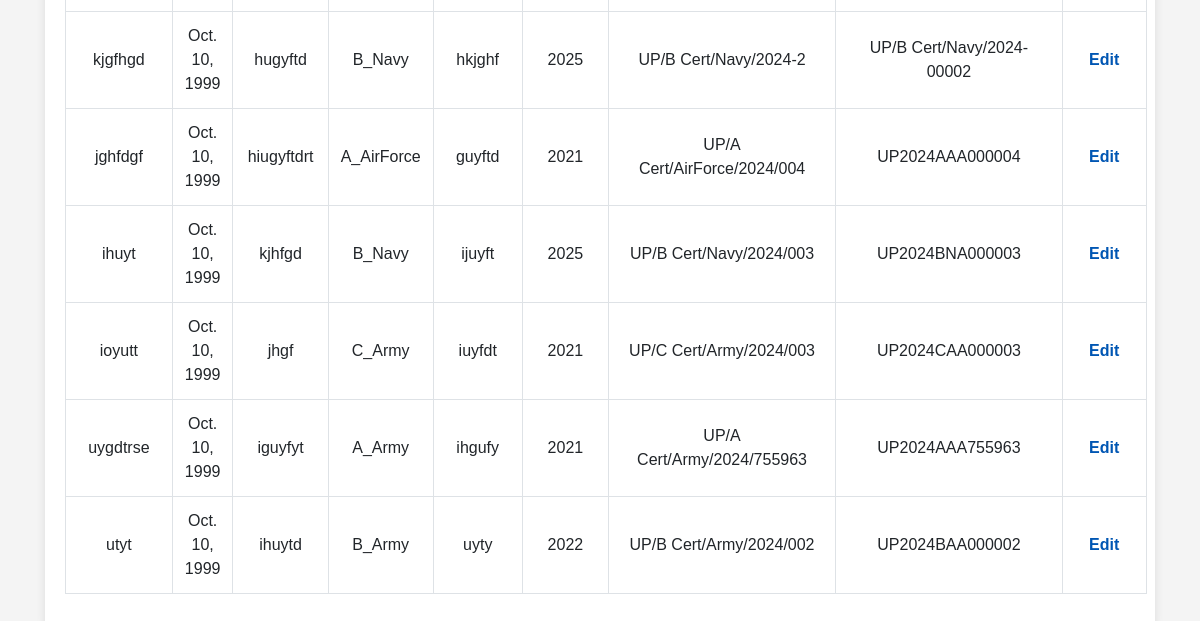
/cert/ (lower part), run on an earlier commit of the app's database.
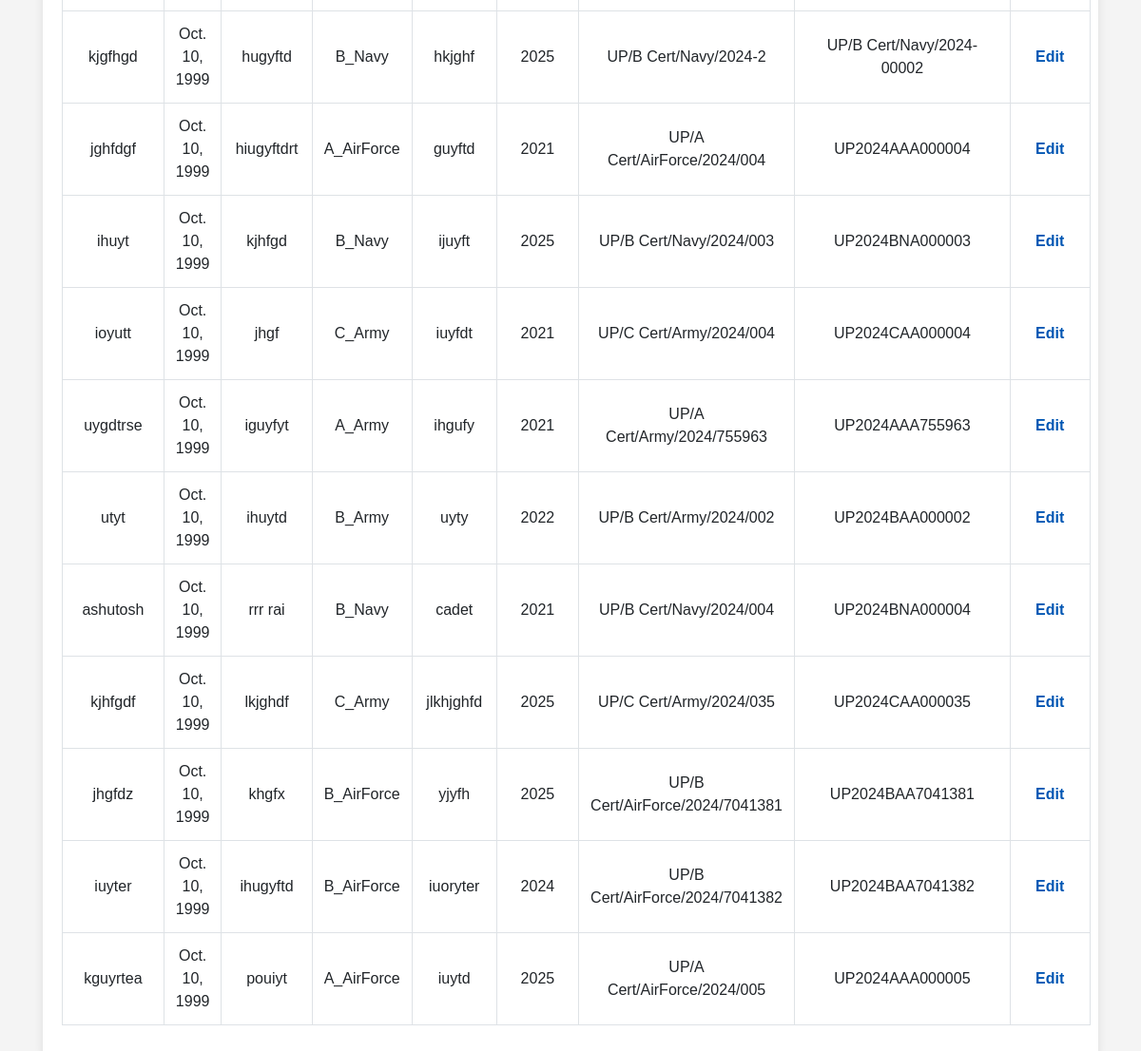
And on a later commit of the database.
### mainapp/models.py (models this page shows, shortened)
class Certificate(models.Model):
    CERTIFICATE_TYPE_CHOICES = [
        ('A_Army', 'A Army'),
        ('A_AirForce', 'A AirForce'),
        ('A_Navy', 'A Navy'),
        ('B_AirForce', 'B AirForce'),
        ('B_Army', 'B Army'),
        ('B_Navy', 'B Navy'),
        ('C_Army', 'C Army'),
    ]
    Name = models.CharField(max_length=100, null=True, blank=True)
    DOB = models.DateField(null=True, blank=True)
    Guardian = models.CharField(max_length=100, null=True, blank=True)
    CertificateType = models.CharField(max_length=20, choices=CERTIFICATE_TYPE_CHOICES, null=True, blank=True)
    CadetRank = models.CharField(max_length=20, null=True, blank=True)
    PassingYear = models.IntegerField(null=True, blank=True)
    Grade = models.CharField(max_length=10, null=True, blank=True)
    Unit = models.CharField(max_length=50, null=True, blank=True)
    Directorate = models.CharField(max_length=50, null=True, blank=True)
    Place = models.CharField(max_length=100, null=True, blank=True)
    Institute = models.CharField(max_length=100, null=True, blank=True)
    certificate_number = models.CharField(max_length=50, null=True, blank=True)
    serial_number = models.CharField(max_length=50, null=True, blank=True)
    user_image = models.ImageField(upload_to='media/', null=True, blank=True)
    qr_code = models.ImageField(upload_to='qr_codes/', blank=True)
    final_certificate = models.ImageField(upload_to='media/certificates/', null=True, blank=True)
    is_duplicate = models.BooleanField(default=False)
    reviewer_ceo = models.ForeignKey(settings.AUTH_USER_MODEL, related_name='ceo_reviews', on_delete=models.SET_NULL, null=True, blank=True)
    reviewer_register_head = models.ForeignKey(settings.AUTH_USER_MODEL, related_name='register_head_reviews', on_delete=models.SET_NULL, null=True, blank=True)
    reviewer_staff = models.ForeignKey(settings.AUTH_USER_MODEL, related_name='staff_reviews', on_delete=models.SET_NULL, null=True, blank=True)
    ceo_review_status = models.BooleanField(null=True, blank=True)
    register_head_review_status = models.BooleanField(null=True, blank=True)
    staff_review_status = models.BooleanField(null=True, blank=True)
    signature_image = models.ImageField(upload_to='signatures/', null=True, blank=True)
    is_signed = models.BooleanField(default=False)
    def __str__(self):
        return self.Name

### mainapp/views.py (the view)
# urls.py: path('cert/', certhome, name='cert'),
def certhome(request):
    fm=Certificate.objects.all()
    print(fm)
    return render(request,"certhome.html",{"fm":fm})

### mainapp/templates/certhome.html (shortened to what this page needs)
<!DOCTYPE html>
<html>
<head>
    <link href="https://stackpath.bootstrapcdn.com/bootstrap/4.5.2/css/bootstrap.min.css" rel="stylesheet">
</head>
<body>
    <div class="container">
        <div class="table-container">
            <table class="table table-bordered table-hover">
                <tbody>
                    {% for certificate in fm %}
                    <tr>
                        <td>{{ certificate.Name }}</td>
                        <td>{{ certificate.DOB }}</td>
                        <td>{{ certificate.Guardian }}</td>
                        <td>{{ certificate.CertificateType }}</td>
                        <td>{{ certificate.CadetRank }}</td>
                        <td>{{ certificate.PassingYear }}</td>
                        <td>{{ certificate.certificate_number }}</td>
                        <td>{{ certificate.serial_number }}</td>
                        <td><a href="{% url 'edit_student_detail' certificate.studentdetail.id %}" class="action-btn">Edit</a></td>
                    </tr>
                    {% endfor %}
                </tbody>
            </table>
        </div>
    </div>
</body>
</html>

What changed in the data, as far as the page shows it:
changed Certificate "ioyutt": certificate_number "UP/C Cert/Army/2024/003" → "UP/C Cert/Army/2024/004"; serial_number "UP2024CAA000003" → "UP2024CAA000004"
added Certificate: Name "ashutosh", DOB "Oct. 10, 1999", Guardian "rrr rai", CertificateType "B_Navy", CadetRank "cadet", PassingYear "2021", certificate_number "UP/B Cert/Navy/2024/004", serial_number "UP2024BNA000004"
added Certificate: Name "kjhfgdf", DOB "Oct. 10, 1999", Guardian "lkjghdf", CertificateType "C_Army", CadetRank "jlkhjghfd", PassingYear "2025", certificate_number "UP/C Cert/Army/2024/035", serial_number "UP2024CAA000035"
added Certificate: Name "jhgfdz", DOB "Oct. 10, 1999", Guardian "khgfx", CertificateType "B_AirForce", CadetRank "yjyfh", PassingYear "2025", certificate_number "UP/B Cert/AirForce/2024/7041381", serial_number "UP2024BAA7041381"
added Certificate: Name "iuyter", DOB "Oct. 10, 1999", Guardian "ihugyftd", CertificateType "B_AirForce", CadetRank "iuoryter", PassingYear "2024", certificate_number "UP/B Cert/AirForce/2024/7041382", serial_number "UP2024BAA7041382"
added Certificate: Name "kguyrtea", DOB "Oct. 10, 1999", Guardian "pouiyt", CertificateType "A_AirForce", CadetRank "iuytd", PassingYear "2025", certificate_number "UP/A Cert/AirForce/2024/005", serial_number "UP2024AAA000005"
